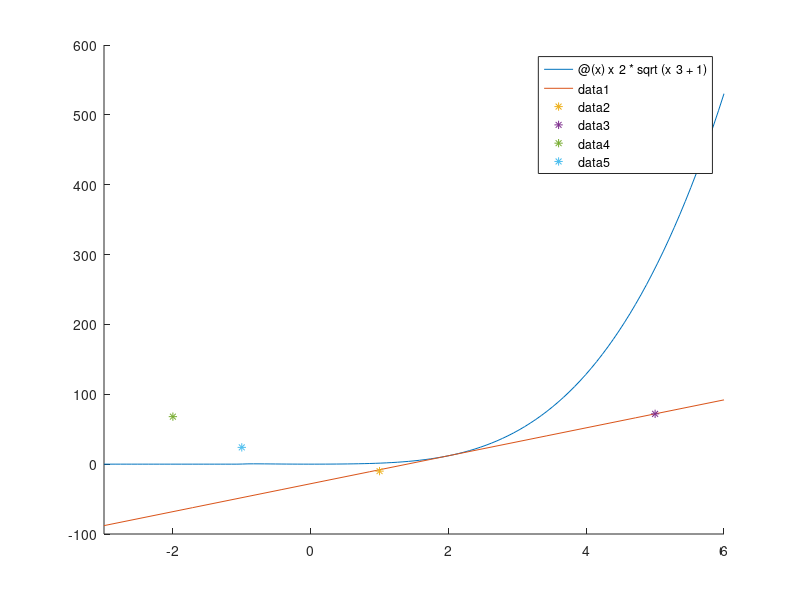
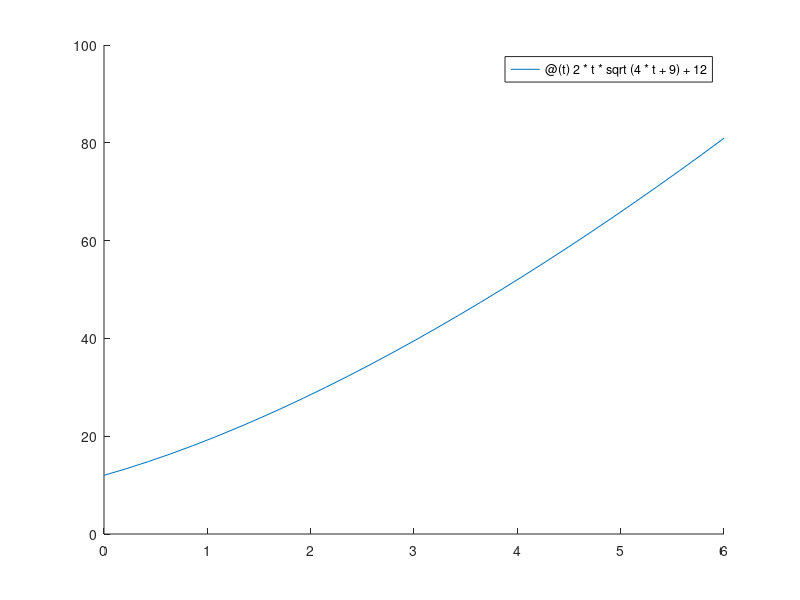

The MATLAB script that drew these images, in order: (Note: this script raises an error after producing the figures.)
% Assingment 2 
%Jake Tully 2/9/2017

% Question 1

f1 = @(x) x^2 * sqrt(x^3 +1);
m = ((f1(2.0000001)-f1(2))/(2.0000001 - 2));
b = f1(2) - m*2;
f2 = @(y) m*y + b;
figure(1)
hold on
fplot(f1,[-3 6])
fplot(f2,[-3 6])
plot(1,-10,'*')
plot(5,72,'*')
plot(-2,68,'*')
plot(-1,24,'*')
hold off

N = @(t) 2*t*sqrt(4*t + 9) +12;
N1 = @(t) 2*sqrt(4*t+9) + (8*t)/sqrt(4*t+9);
N(1)
N(4)
figure(2)
hold on
fplot(N,[0 6])
fplot(N1,[0 6])
hold off

P = @(t) 4*sin(0.5*t)^2 +1;
P1 = @(t) 4*sin(0.5*t)*cos(0.5*t);
figure(3)
hold on
fplot(P,[0,6])
fplot(P1,[0 6])
hold off

f1 = @(x) x^2 * log(x);
fplot(f1,[0.000001 10])
